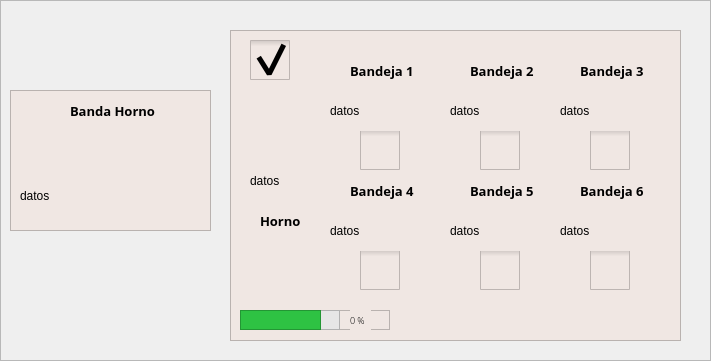
      <widget class="QFrame" name="frame_horno">
       <property name="geometry">
        <rect>
         <x>1150</x>
         <y>130</y>
         <width>711</width>
         <height>361</height>
        </rect>
       </property>
       <property name="frameShape">
        <enum>QFrame::StyledPanel</enum>
       </property>
       <property name="frameShadow">
        <enum>QFrame::Raised</enum>
       </property>
       <widget class="QFrame" name="frame_17">
        <property name="geometry">
         <rect>
          <x>10</x>
          <y>90</y>
          <width>201</width>
          <height>141</height>
         </rect>
        </property>
        <property name="styleSheet">
         <string notr="true">background-color:rgb(240, 231, 227);</string>
        </property>
        <property name="frameShape">
         <enum>QFrame::StyledPanel</enum>
        </property>
        <property name="frameShadow">
         <enum>QFrame::Raised</enum>
        </property>
        <widget class="QLabel" name="label_3">
         <property name="geometry">
          <rect>
           <x>30</x>
           <y>30</y>
           <width>141</width>
           <height>51</height>
          </rect>
         </property>
         <property name="styleSheet">
          <string notr="true">image:url(&quot;:/images/banda_horno.png&quot;);</string>
         </property>
         <property name="text">
          <string/>
         </property>
        </widget>
        <widget class="QLabel" name="lbNameBandaHorno">
         <property name="geometry">
          <rect>
           <x>60</x>
           <y>10</y>
           <width>121</width>
           <height>21</height>
          </rect>
         </property>
         <property name="font">
          <font>
           <family>Open Sans</family>
           <pointsize>10</pointsize>
           <weight>75</weight>
           <bold>true</bold>
          </font>
         </property>
         <property name="styleSheet">
          <string notr="true">color: black;</string>
         </property>
         <property name="text">
          <string>Banda Horno</string>
         </property>
        </widget>
        <widget class="QLabel" name="lbDatosBandaHorno">
         <property name="geometry">
          <rect>
           <x>10</x>
           <y>80</y>
           <width>111</width>
           <height>51</height>
          </rect>
         </property>
         <property name="text">
          <string>datos</string>
         </property>
        </widget>
       </widget>
       <widget class="QFrame" name="frame_18">
        <property name="geometry">
         <rect>
          <x>230</x>
          <y>30</y>
          <width>451</width>
          <height>311</height>
         </rect>
        </property>
        <property name="styleSheet">
         <string notr="true">background-color:rgb(240, 231, 227);</string>
        </property>
        <property name="frameShape">
         <enum>QFrame::StyledPanel</enum>
        </property>
        <property name="frameShadow">
         <enum>QFrame::Raised</enum>
        </property>
        <widget class="QLabel" name="label_29">
         <property name="geometry">
          <rect>
           <x>20</x>
           <y>210</y>
           <width>71</width>
           <height>61</height>
          </rect>
         </property>
         <property name="styleSheet">
          <string notr="true">image:url(&quot;:/images/horno.png&quot;);</string>
         </property>
         <property name="text">
          <string/>
         </property>
        </widget>
        <widget class="QLabel" name="lbNameHorno">
         <property name="geometry">
          <rect>
           <x>30</x>
           <y>180</y>
           <width>51</width>
           <height>21</height>
          </rect>
         </property>
         <property name="font">
          <font>
           <family>Open Sans</family>
           <pointsize>10</pointsize>
           <weight>75</weight>
           <bold>true</bold>
          </font>
         </property>
         <property name="styleSheet">
          <string notr="true">color: black;</string>
         </property>
         <property name="text">
          <string>Horno</string>
         </property>
        </widget>
        <widget class="QLabel" name="lbDatosHorno">
         <property name="geometry">
          <rect>
           <x>20</x>
           <y>120</y>
           <width>71</width>
           <height>61</height>
          </rect>
         </property>
         <property name="text">
          <string>datos</string>
         </property>
        </widget>
        <widget class="QCheckBox" name="checkBoxAssembler_2">
         <property name="enabled">
          <bool>false</bool>
         </property>
         <property name="geometry">
          <rect>
           <x>130</x>
           <y>100</y>
           <width>41</width>
           <height>41</height>
          </rect>
         </property>
         <property name="styleSheet">
          <string notr="true">QCheckBox::indicator{
	width: 40px;
	height:40px;
}

QCheckBox::indicator:checked{
	image:url(&quot;:/images/switch-on.png&quot;);
}

QCheckBox::indicator:unchecked{
	image:url(&quot;:/images/bandeja.png&quot;);
}</string>
         </property>
         <property name="text">
          <string/>
         </property>
         <property name="checkable">
          <bool>true</bool>
         </property>
         <property name="checked">
          <bool>false</bool>
         </property>
        </widget>
        <widget class="QCheckBox" name="checkBoxAssembler_3">
         <property name="enabled">
          <bool>false</bool>
         </property>
         <property name="geometry">
          <rect>
           <x>250</x>
           <y>100</y>
           <width>41</width>
           <height>41</height>
          </rect>
         </property>
         <property name="styleSheet">
          <string notr="true">QCheckBox::indicator{
	width: 40px;
	height:40px;
}

QCheckBox::indicator:checked{
	image:url(&quot;:/images/switch-on.png&quot;);
}

QCheckBox::indicator:unchecked{
	image:url(&quot;:/images/bandeja.png&quot;);
}</string>
         </property>
         <property name="text">
          <string/>
         </property>
         <property name="checkable">
          <bool>true</bool>
         </property>
         <property name="checked">
          <bool>false</bool>
         </property>
        </widget>
        <widget class="QCheckBox" name="checkBoxAssembler_4">
         <property name="enabled">
          <bool>false</bool>
         </property>
         <property name="geometry">
          <rect>
           <x>360</x>
           <y>100</y>
           <width>41</width>
           <height>41</height>
          </rect>
         </property>
         <property name="styleSheet">
          <string notr="true">QCheckBox::indicator{
	width: 40px;
	height:40px;
}

QCheckBox::indicator:checked{
	image:url(&quot;:/images/switch-on.png&quot;);
}

QCheckBox::indicator:unchecked{
	image:url(&quot;:/images/bandeja.png&quot;);
}</string>
         </property>
         <property name="text">
          <string/>
         </property>
         <property name="checkable">
          <bool>true</bool>
         </property>
         <property name="checked">
          <bool>false</bool>
         </property>
        </widget>
        <widget class="QCheckBox" name="checkBoxAssembler_5">
         <property name="enabled">
          <bool>false</bool>
         </property>
         <property name="geometry">
          <rect>
           <x>250</x>
           <y>220</y>
           <width>41</width>
           <height>41</height>
          </rect>
         </property>
         <property name="styleSheet">
          <string notr="true">QCheckBox::indicator{
	width: 40px;
	height:40px;
}

QCheckBox::indicator:checked{
	image:url(&quot;:/images/switch-on.png&quot;);
}

QCheckBox::indicator:unchecked{
	image:url(&quot;:/images/bandeja.png&quot;);
}</string>
         </property>
         <property name="text">
          <string/>
         </property>
         <property name="checkable">
          <bool>true</bool>
         </property>
         <property name="checked">
          <bool>false</bool>
         </property>
        </widget>
        <widget class="QCheckBox" name="checkBoxAssembler_6">
         <property name="enabled">
          <bool>false</bool>
         </property>
         <property name="geometry">
          <rect>
           <x>130</x>
           <y>220</y>
           <width>41</width>
           <height>41</height>
          </rect>
         </property>
         <property name="styleSheet">
          <string notr="true">QCheckBox::indicator{
	width: 40px;
	height:40px;
}

QCheckBox::indicator:checked{
	image:url(&quot;:/images/switch-on.png&quot;);
}

QCheckBox::indicator:unchecked{
	image:url(&quot;:/images/bandeja.png&quot;);
}</string>
         </property>
         <property name="text">
          <string/>
         </property>
         <property name="checkable">
          <bool>true</bool>
         </property>
         <property name="checked">
          <bool>false</bool>
         </property>
        </widget>
        <widget class="QCheckBox" name="checkBoxAssembler_7">
         <property name="enabled">
          <bool>false</bool>
         </property>
         <property name="geometry">
          <rect>
           <x>360</x>
           <y>220</y>
           <width>41</width>
           <height>41</height>
          </rect>
         </property>
         <property name="styleSheet">
          <string notr="true">QCheckBox::indicator{
	width: 40px;
	height:40px;
}

QCheckBox::indicator:checked{
	image:url(&quot;:/images/switch-on.png&quot;);
}

QCheckBox::indicator:unchecked{
	image:url(&quot;:/images/bandeja.png&quot;);
}</string>
         </property>
         <property name="text">
          <string/>
         </property>
         <property name="checkable">
          <bool>true</bool>
         </property>
         <property name="checked">
          <bool>false</bool>
         </property>
        </widget>
        <widget class="QLabel" name="lbDatosBandeja1">
         <property name="geometry">
          <rect>
           <x>100</x>
           <y>60</y>
           <width>91</width>
           <height>41</height>
          </rect>
         </property>
         <property name="text">
          <string>datos</string>
         </property>
        </widget>
        <widget class="QLabel" name="lbDatosBandeja2">
         <property name="geometry">
          <rect>
           <x>220</x>
           <y>60</y>
           <width>91</width>
           <height>41</height>
          </rect>
         </property>
         <property name="text">
          <string>datos</string>
         </property>
        </widget>
        <widget class="QLabel" name="lbDatosBandeja3">
         <property name="geometry">
          <rect>
           <x>330</x>
           <y>60</y>
           <width>91</width>
           <height>41</height>
          </rect>
         </property>
         <property name="text">
          <string>datos</string>
         </property>
        </widget>
        <widget class="QLabel" name="lbDatosBandeja4">
         <property name="geometry">
          <rect>
           <x>100</x>
           <y>180</y>
           <width>91</width>
           <height>41</height>
          </rect>
         </property>
         <property name="text">
          <string>datos</string>
         </property>
        </widget>
        <widget class="QLabel" name="lbDatosBandeja5">
         <property name="geometry">
          <rect>
           <x>220</x>
           <y>180</y>
           <width>91</width>
           <height>41</height>
          </rect>
         </property>
         <property name="text">
          <string>datos</string>
         </property>
        </widget>
        <widget class="QLabel" name="lbDatosBandeja6">
         <property name="geometry">
          <rect>
           <x>330</x>
           <y>180</y>
           <width>91</width>
           <height>41</height>
          </rect>
         </property>
         <property name="text">
          <string>datos</string>
         </property>
        </widget>
        <widget class="QLabel" name="lbNameBandeja1">
         <property name="geometry">
          <rect>
           <x>120</x>
           <y>30</y>
           <width>71</width>
           <height>21</height>
          </rect>
         </property>
         <property name="font">
          <font>
           <family>Open Sans</family>
           <pointsize>10</pointsize>
           <weight>75</weight>
           <bold>true</bold>
          </font>
         </property>
         <property name="styleSheet">
          <string notr="true">color: black;</string>
         </property>
         <property name="text">
          <string>Bandeja 1</string>
         </property>
        </widget>
        <widget class="QLabel" name="lbNameBandeja2">
         <property name="geometry">
          <rect>
           <x>240</x>
           <y>30</y>
           <width>71</width>
           <height>21</height>
          </rect>
         </property>
         <property name="font">
          <font>
           <family>Open Sans</family>
           <pointsize>10</pointsize>
           <weight>75</weight>
           <bold>true</bold>
          </font>
         </property>
         <property name="styleSheet">
          <string notr="true">color: black;</string>
         </property>
         <property name="text">
          <string>Bandeja 2</string>
         </property>
        </widget>
        <widget class="QLabel" name="lbNameBandeja3">
         <property name="geometry">
          <rect>
           <x>350</x>
           <y>30</y>
           <width>71</width>
           <height>21</height>
          </rect>
         </property>
         <property name="font">
          <font>
           <family>Open Sans</family>
           <pointsize>10</pointsize>
           <weight>75</weight>
           <bold>true</bold>
          </font>
         </property>
         <property name="styleSheet">
          <string notr="true">color: black;</string>
         </property>
         <property name="text">
          <string>Bandeja 3</string>
         </property>
        </widget>
        <widget class="QLabel" name="lbNameBandeja4">
         <property name="geometry">
          <rect>
           <x>120</x>
           <y>150</y>
           <width>71</width>
           <height>21</height>
          </rect>
         </property>
         <property name="font">
          <font>
           <family>Open Sans</family>
           <pointsize>10</pointsize>
           <weight>75</weight>
           <bold>true</bold>
          </font>
         </property>
         <property name="styleSheet">
          <string notr="true">color: black;</string>
         </property>
         <property name="text">
          <string>Bandeja 4</string>
         </property>
        </widget>
        <widget class="QLabel" name="lbNameBandeja4_2">
         <property name="geometry">
          <rect>
           <x>240</x>
           <y>150</y>
           <width>71</width>
           <height>21</height>
          </rect>
         </property>
         <property name="font">
          <font>
           <family>Open Sans</family>
           <pointsize>10</pointsize>
           <weight>75</weight>
           <bold>true</bold>
          </font>
         </property>
         <property name="styleSheet">
          <string notr="true">color: black;</string>
         </property>
         <property name="text">
          <string>Bandeja 5</string>
         </property>
        </widget>
        <widget class="QLabel" name="lbNameBandeja4_3">
         <property name="geometry">
          <rect>
           <x>350</x>
           <y>150</y>
           <width>71</width>
           <height>21</height>
          </rect>
         </property>
         <property name="font">
          <font>
           <family>Open Sans</family>
           <pointsize>10</pointsize>
           <weight>75</weight>
           <bold>true</bold>
          </font>
         </property>
         <property name="styleSheet">
          <string notr="true">color: black;</string>
         </property>
         <property name="text">
          <string>Bandeja 6</string>
         </property>
        </widget>
        <widget class="QFrame" name="panelProgress3_4">
         <property name="geometry">
          <rect>
           <x>10</x>
           <y>280</y>
           <width>150</width>
           <height>20</height>
          </rect>
         </property>
         <property name="frameShape">
          <enum>QFrame::StyledPanel</enum>
         </property>
         <property name="frameShadow">
          <enum>QFrame::Raised</enum>
         </property>
         <widget class="QFrame" name="barAssembler_2">
          <property name="geometry">
           <rect>
            <x>0</x>
            <y>0</y>
            <width>100</width>
            <height>20</height>
           </rect>
          </property>
          <property name="styleSheet">
           <string notr="true">background-color:rgb(230, 230, 230);</string>
          </property>
          <property name="frameShape">
           <enum>QFrame::StyledPanel</enum>
          </property>
          <property name="frameShadow">
           <enum>QFrame::Raised</enum>
          </property>
          <widget class="QFrame" name="progressHorno">
           <property name="geometry">
            <rect>
             <x>0</x>
             <y>0</y>
             <width>81</width>
             <height>20</height>
            </rect>
           </property>
           <property name="styleSheet">
            <string notr="true">background-color:rgb(46, 194, 67);</string>
           </property>
           <property name="frameShape">
            <enum>QFrame::StyledPanel</enum>
           </property>
           <property name="frameShadow">
            <enum>QFrame::Raised</enum>
           </property>
          </widget>
         </widget>
         <widget class="QLabel" name="lbProgressHorno">
          <property name="geometry">
           <rect>
            <x>110</x>
            <y>0</y>
            <width>21</width>
            <height>20</height>
           </rect>
          </property>
          <property name="font">
           <font>
            <family>Open Sans Light</family>
            <pointsize>7</pointsize>
            <weight>50</weight>
            <bold>false</bold>
           </font>
          </property>
          <property name="text">
           <string>0 %</string>
          </property>
         </widget>
        </widget>
        <widget class="QCheckBox" name="checkBoxHorno">
         <property name="geometry">
          <rect>
           <x>20</x>
           <y>10</y>
           <width>51</width>
           <height>41</height>
          </rect>
         </property>
         <property name="styleSheet">
          <string notr="true">QCheckBox::indicator{
	width: 40px;
	height:40px;
}

QCheckBox::indicator:checked{
	image:url(&quot;:/images/switch-on.png&quot;);
}

QCheckBox::indicator:unchecked{
	image:url(&quot;:/images/switch-off.png&quot;);
}</string>
         </property>
         <property name="text">
          <string/>
         </property>
         <property name="checked">
          <bool>true</bool>
         </property>
        </widget>
       </widget>
      </widget>
